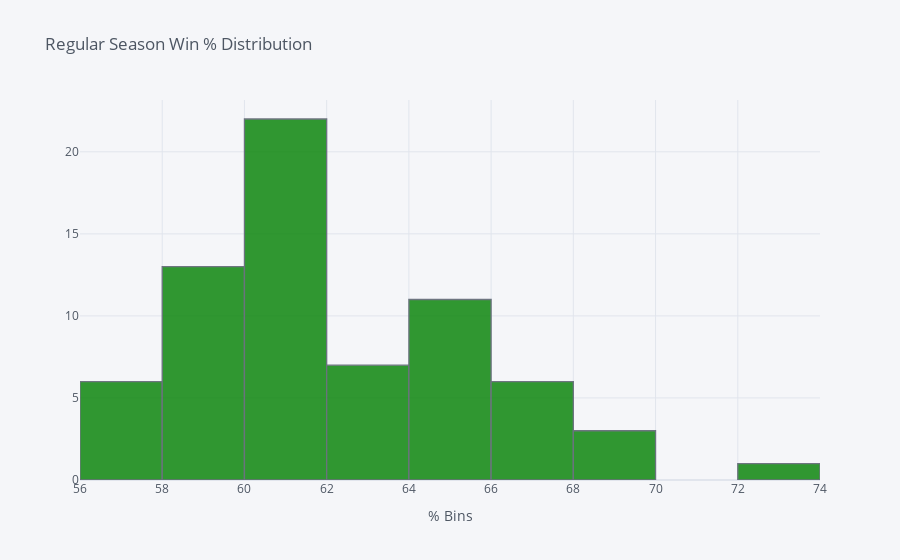

Source (notebook cell):
### Code cell
reg_home_games_by_season['Home Winning %'].iplot(kind='histogram',title='Regular Season Win % Distribution',xTitle='% Bins',colors='green')

### Figure 1 — Plotly figure (JSON) as saved in the notebook; plotly's stock layout.template omitted (floating-point values rounded to 4 significant figures)
{"data": [{"histfunc": "count", "histnorm": "", "marker": {"color": "rgba(0, 128, 0, 1.0)", "line": {"color": "#4D5663", "width": 1.3}}, "name": "Home Winning %", "opacity": 0.8, "orientation": "v", "type": "histogram", "x": [61.33, 56.77, 61.11, 65.78, 72.6, 69.39, 64.96, 59.26, 64.24, 60.76, 69.44, 61.11, 64.24, 59.67, 60.13, 57.78, 61.11, 59.72, 56.94, 64.44, 56.54, 61.45, 61.32, 62.26, 60.22, 59.53, 61.95, 61.32, 65.03, 65.17, 68.51, 67.63, 66.52, 65.3, 62.14, 59.92, 62.04, 67.87, 63.73, 65.43, 66.49, 67.87, 67.71, 64.41, 65.94, 63.14, 61.07, 61.16, 59.71, 60.39, 57.44, 59.55, 62.34, 60.98, 59.8, 59.13, 62.83, 61.31, 60.49, 60.33, 59.11, 60.08, 60.81, 59.43, 60.33, 58.59, 61.27, 58.05, 57.48]}], "layout": {"barmode": "overlay", "legend": {"bgcolor": "#F5F6F9", "font": {"color": "#4D5663"}}, "paper_bgcolor": "#F5F6F9", "plot_bgcolor": "#F5F6F9", "title": {"font": {"color": "#4D5663"}, "text": "Regular Season Win % Distribution"}, "xaxis": {"gridcolor": "#E1E5ED", "showgrid": true, "tickfont": {"color": "#4D5663"}, "title": {"font": {"color": "#4D5663"}, "text": "% Bins"}, "zerolinecolor": "#E1E5ED"}, "yaxis": {"gridcolor": "#E1E5ED", "showgrid": true, "tickfont": {"color": "#4D5663"}, "title": {"font": {"color": "#4D5663"}, "text": ""}, "zerolinecolor": "#E1E5ED"}}}
